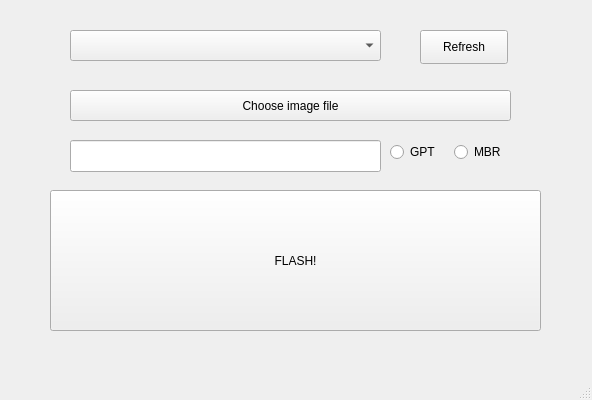
<?xml version="1.0" encoding="UTF-8"?>
<ui version="4.0">
 <class>MainWindow</class>
 <widget class="QMainWindow" name="MainWindow">
  <property name="geometry">
   <rect>
    <x>0</x>
    <y>0</y>
    <width>592</width>
    <height>400</height>
   </rect>
  </property>
  <property name="windowTitle">
   <string>MainWindow</string>
  </property>
  <widget class="QWidget" name="centralwidget">
   <widget class="QComboBox" name="comboBox">
    <property name="geometry">
     <rect>
      <x>70</x>
      <y>30</y>
      <width>311</width>
      <height>31</height>
     </rect>
    </property>
   </widget>
   <widget class="QPushButton" name="refresh">
    <property name="geometry">
     <rect>
      <x>420</x>
      <y>30</y>
      <width>88</width>
      <height>34</height>
     </rect>
    </property>
    <property name="text">
     <string>Refresh</string>
    </property>
   </widget>
   <widget class="QPushButton" name="iso">
    <property name="geometry">
     <rect>
      <x>70</x>
      <y>90</y>
      <width>441</width>
      <height>31</height>
     </rect>
    </property>
    <property name="text">
     <string>Choose image file</string>
    </property>
   </widget>
   <widget class="QLineEdit" name="choosenfile">
    <property name="geometry">
     <rect>
      <x>70</x>
      <y>140</y>
      <width>311</width>
      <height>32</height>
     </rect>
    </property>
    <property name="readOnly">
     <bool>true</bool>
    </property>
   </widget>
   <widget class="QWidget" name="horizontalLayoutWidget">
    <property name="geometry">
     <rect>
      <x>390</x>
      <y>140</y>
      <width>121</width>
      <height>24</height>
     </rect>
    </property>
    <layout class="QHBoxLayout" name="horizontalLayout">
     <item>
      <widget class="QRadioButton" name="gpt">
       <property name="text">
        <string>GPT</string>
       </property>
      </widget>
     </item>
     <item>
      <widget class="QRadioButton" name="mbr">
       <property name="text">
        <string>MBR</string>
       </property>
      </widget>
     </item>
    </layout>
   </widget>
   <widget class="QPushButton" name="flash">
    <property name="geometry">
     <rect>
      <x>50</x>
      <y>190</y>
      <width>491</width>
      <height>141</height>
     </rect>
    </property>
    <property name="text">
     <string>FLASH!</string>
    </property>
   </widget>
  </widget>
  <widget class="QMenuBar" name="menubar">
   <property name="geometry">
    <rect>
     <x>0</x>
     <y>0</y>
     <width>592</width>
     <height>30</height>
    </rect>
   </property>
  </widget>
  <widget class="QStatusBar" name="statusbar"/>
 </widget>
 <resources/>
 <connections/>
</ui>
